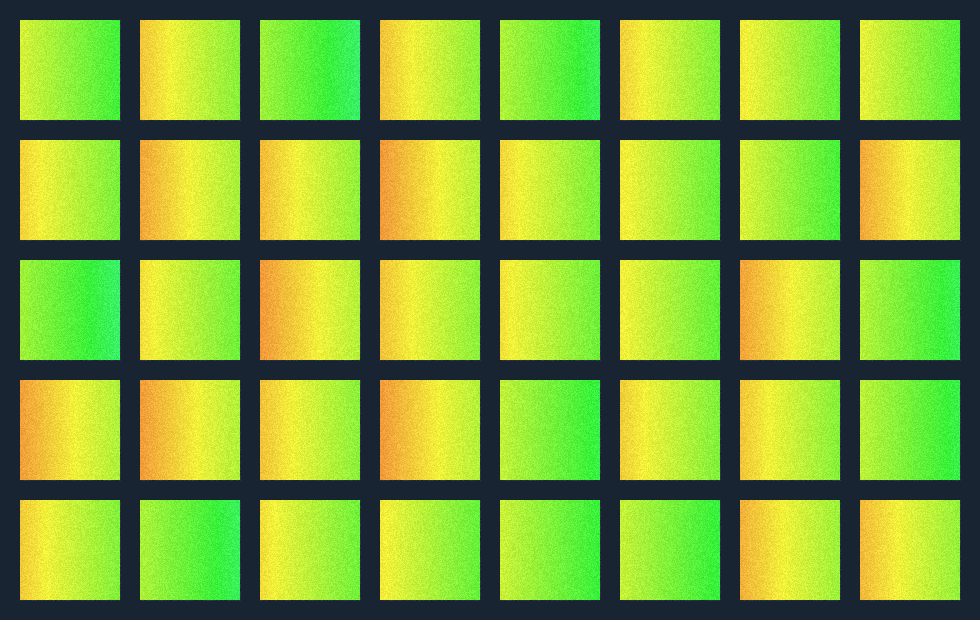
Frame 1 (no input)
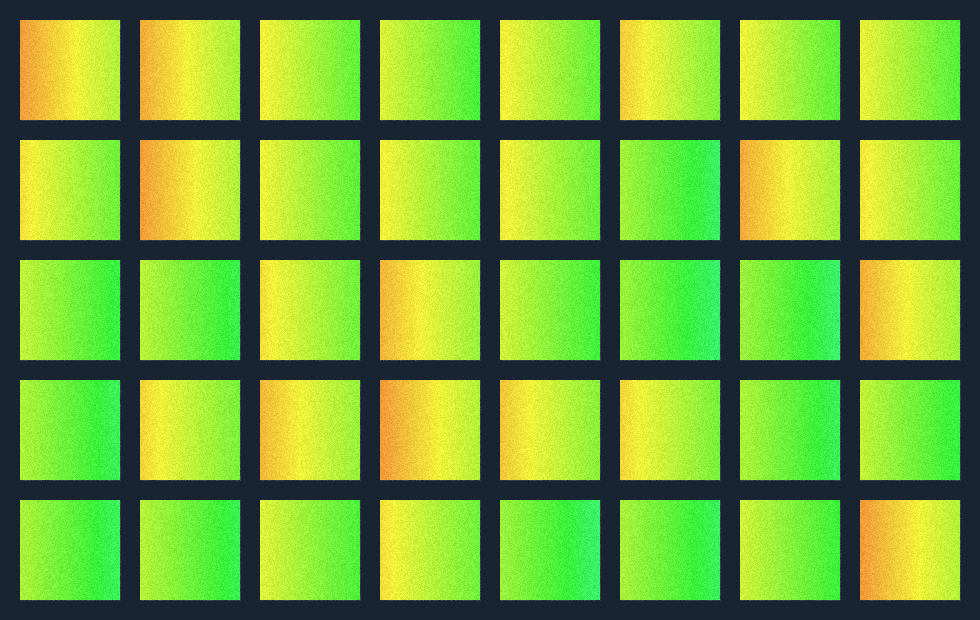
Frame 2 (the mouse pressed at the canvas centre, redrawn once)

The Processing sketch that drew these frames (run headless with seeded random() and noise(); the mouse was pressed at the canvas centre and the sketch redrawn once):

// Processing sketch: sketch_190807c
// ── sketch_190807c.pde
float x = 0;
float y = 0;
float rectWidth = 100;
float rectHeight = 100;
float margin = 20;
String s = "1.png";
float h1;
float h2;

color c1;
color c2;


void setup() {
  size(980, 620);
  noLoop();
  frameRate(2);
  colorMode(HSB, 360, 100, 100);
  background(215, 50, 20);
}

void draw() {
  loadPixels();
  c1 = color(180, 80, 100);
  c2 = color(289, 80, 100);
  for(float i = margin; i <= height - (100 + margin); i += rectHeight + margin){
    for(float j = margin; j <= width - (100 + margin); j += rectWidth + margin){
      h1 = 30+random(59);
      h2 = h1 + 50;
      s = "14.png";
      if(359 < h2){
        h2= h1-(h2-h1);
      }
      c1 = color(h1, 80, 90);
      c2 = color(h2, 80, 90);
      gradRect(c1, c2, 1, j, i, rectWidth, rectHeight);
    }
  }
  loadPixels();
  for(float i = margin; i <= height - (100 + margin); i += rectHeight + margin){
    for(float j = margin; j <= width - (100 + margin); j += rectWidth + margin){
      h1 = 20 + random(50);
      h2 = h1 + 30;
      if(359 < h2){
        h2= h1-(h2-h1);
      }
      c1 = color(h1, 80, 90);
      c2 = color(h2, 80, 90);
      gradRect(c1, c2, 1, j, i, rectWidth, rectHeight);
      for(float k = i; k <= rectHeight + i; k++){
        for(float l = j; l <= rectWidth + j; l++){
          pixels[int(k*width+l)] += color(0, 0, random(10));
        }
      }
      
    }
    
  }
  
  /*
  for(float i = 0; i < height; i++){
    for(float j = 0; j < width; j++){
      pixels[int(i*width+j)] += color(0, 0, random(5));
    }
  }
  */
  
  updatePixels();
  save(s);
  
}

void gradRect(color c1, color c2, color res, float posX, float posY, float rectWidth, float rectHeight){
  for(float w = 0; w < rectWidth; w += res){
    color c = lerpColor(c1, c2, w / rectWidth);
    noStroke();
    fill(c);
    rect(w + posX, 0 + posY, res, rectHeight);
  }
}
